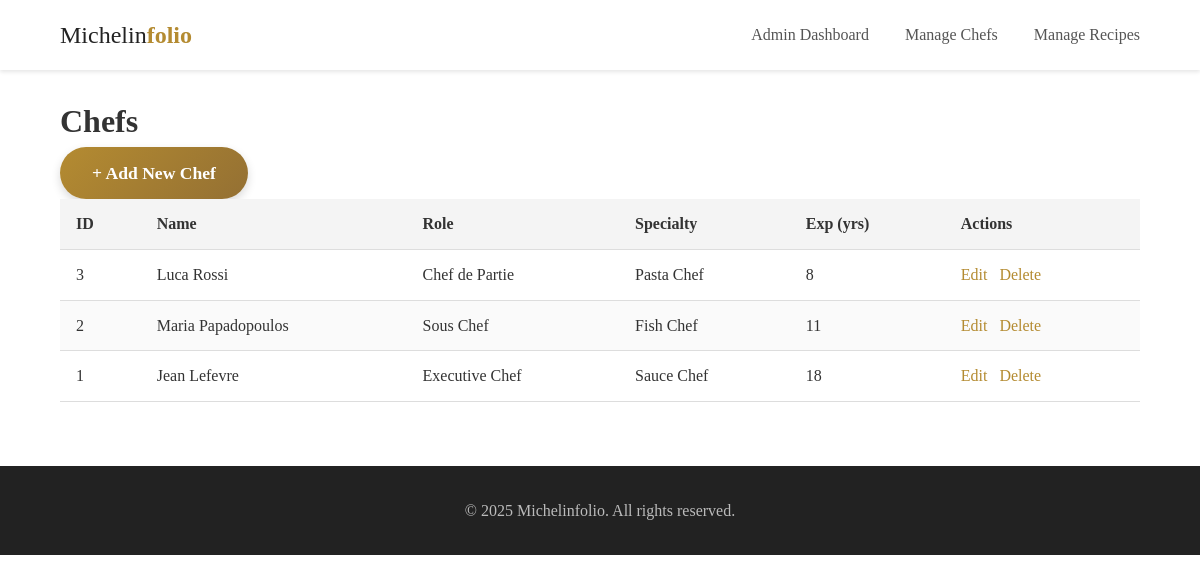
Screenshot of /admin/chefs.php with the database file from the repository.
### tables this page shows
CREATE TABLE chefs (
    id INT AUTO_INCREMENT PRIMARY KEY,
    name VARCHAR(255) NOT NULL,
    role ENUM(
        'Executive Chef',
        'Head Chef',
        'Sous Chef',
        'Chef de Partie',
        'Commis Chef',
        'Kitchen Porter'
    ) NOT NULL,
    specialty VARCHAR(400) NOT NULL,
    biography TEXT,
    experience_years INT CHECK (experience_years >= 0),
    guilty_pleasure TEXT,
    image_path VARCHAR(255)
);

### admin/chefs.php (the view, shortened to what this page needs)
<?php
include __DIR__ . '/../inc/header_admin.php';
include __DIR__ . '/../config.php';
$res = $conn->query("SELECT * FROM chefs ORDER BY id DESC");
?>
<div class="container animate-on-scroll" style="padding-top:6rem;">
  <h1 class="animate-on-scroll">Chefs</h1>
  <a href="add_chef.php" class="admin-btn animate-on-scroll">+ Add New Chef</a>
  <table class="admin-table animate-on-scroll">
    <thead>
      <tr>
        <th>ID</th><th>Name</th><th>Role</th><th>Specialty</th><th>Exp (yrs)</th><th>Actions</th>
      </tr>
    </thead>
    <tbody>
      <?php while($c = $res->fetch_assoc()): ?>
      <tr class="animate-on-scroll">
        <td><?= $c['id'] ?></td>
        <td><?= htmlspecialchars($c['name']) ?></td>
        <td><?= htmlspecialchars($c['role']) ?></td>
        <td><?= htmlspecialchars($c['specialty']) ?></td>
        <td><?= (int)$c['experience_years'] ?></td>
        <td>
          <a href="edit_chef.php?id=<?= $c['id'] ?>"   class="btn btn-sm animate-on-scroll">Edit</a>
          <a href="delete_chef.php?id=<?= $c['id'] ?>" class="btn btn-sm animate-on-scroll"
             onclick="return confirm('Delete <?= htmlspecialchars($c['name']) ?>?')">
            Delete
          </a>
        </td>
      </tr>
      <?php endwhile; ?>
    </tbody>
  </table>
</div>
<?php include __DIR__ . '/../inc/footer.php'; ?>

### inc/header_admin.php (shortened to what this page needs)
<!DOCTYPE html>
<html lang="en">
<head>
  <link rel="stylesheet" href="/COM6011/css/style.css">
</head>
<body>
<nav class="navbar">
  <div class="container">
    <a class="logo animate-on-scroll" href="../index.php">
      Michelin<strong>folio</strong>
    </a>
    <div class="nav-links">
      <a class="animate-on-scroll" href="dashboard.php">Admin Dashboard</a>
      <a class="animate-on-scroll" href="chefs.php">Manage Chefs</a>
      <a class="animate-on-scroll" href="recipes.php">Manage Recipes</a>
    </div>
  </div>
</nav>

### inc/footer.php (shortened to what this page needs)
  <footer class="footer animate-on-scroll">
    <div class="container">
      <p class="animate-on-scroll">&copy; 2025 Michelinfolio. All rights reserved.</p>
    </div>
  </footer>
</body>
</html>

### css/style.css (style rules this page uses)
* { box-sizing: border-box; margin: 0; padding: 0; }
body { font-family: 'Lora', serif; color: #333; line-height: 1.6; }
.container { width: 90%; max-width: 1200px; margin: 0 auto; }
.navbar { background: rgba(255,255,255,0.9); position: fixed; width: 100%; top: 0; left: 0; z-index: 10; box-shadow: 0 2px 4px rgba(0,0,0,0.1); }
.navbar .container { display: flex; align-items: center; justify-content: space-between; padding: 1rem 0; }
.navbar .logo { font-family: 'Playfair Display', serif; font-size: 1.5rem; text-decoration: none; color: #222; }
.navbar .logo strong { color: #b48b31; }
.navbar .nav-links a { margin-left: 2rem; text-decoration: none; color: #555; transition: color 0.3s; }
.footer { background: #222; color: #bbb; text-align: center; padding: 2rem 0; margin-top: 4rem; }
.admin-table { width: 100%; border-collapse: collapse; margin-bottom: 2rem; }
.admin-table th, .admin-table td { padding: 0.75rem 1rem; border-bottom: 1px solid #ddd; text-align: left; }
.admin-table th { background: #f4f4f4; color: #333; }
.admin-table tr:nth-child(even) { background: #fafafa; }
.admin-table a { color: #b48b31; text-decoration: none; margin-right: 0.5rem; }
.animate-on-scroll { opacity: 0; transform: translateY(20px); transition: opacity 0.6s ease-out, transform 0.6s ease-out; }
.animate-on-scroll.visible { opacity: 1; transform: translateY(0); }
.admin-btn { display: inline-block; padding: 0.75rem 2rem; background: linear-gradient(135deg, #b48b31, #947033); color: white; font-weight: bold; text-decoration: none; font-family: 'Playfair Display', serif; font-size: 1.1rem; border-radius: 50px; box-shadow: 0 4px 10px rgba(0,0,0,0.15); transition: transform 0.2s ease, box-shadow 0.2s ease; }

### rows the page displays
chefs: id "3", name "Luca Rossi", role "Chef de Partie", specialty "Pasta Chef", experience_years "8"
chefs: id "2", name "Maria Papadopoulos", role "Sous Chef", specialty "Fish Chef", experience_years "11"
chefs: id "1", name "Jean Lefevre", role "Executive Chef", specialty "Sauce Chef", experience_years "18"
